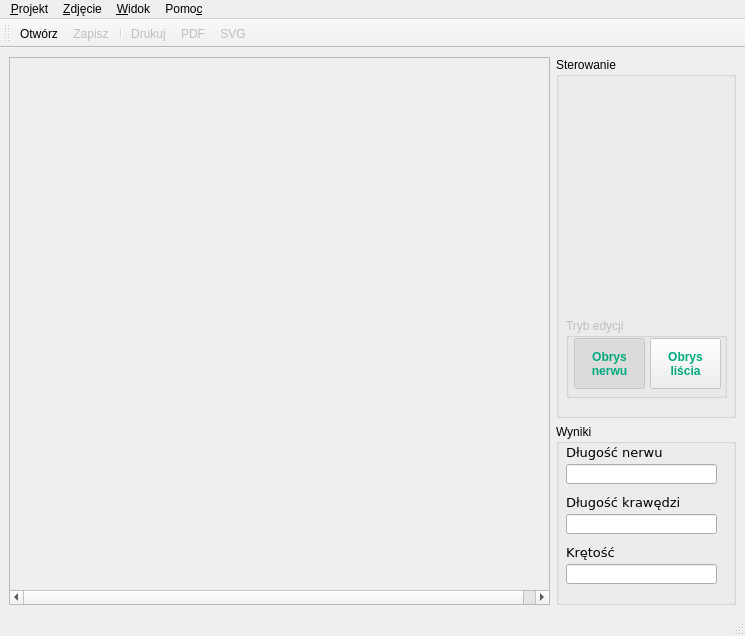
<?xml version="1.0" encoding="UTF-8"?>
<ui version="4.0">
 <class>Okno</class>
 <widget class="QMainWindow" name="Okno">
  <property name="geometry">
   <rect>
    <x>0</x>
    <y>0</y>
    <width>745</width>
    <height>636</height>
   </rect>
  </property>
  <property name="windowTitle">
   <string>MainWindow</string>
  </property>
  <widget class="QWidget" name="centralwidget">
   <layout class="QHBoxLayout" name="horizontalLayout">
    <item>
     <widget class="QScrollArea" name="scrollArea">
      <property name="widgetResizable">
       <bool>false</bool>
      </property>
      <widget class="QWidget" name="scrollAreaWidgetContents">
       <property name="geometry">
        <rect>
         <x>0</x>
         <y>0</y>
         <width>551</width>
         <height>429</height>
        </rect>
       </property>
      </widget>
     </widget>
    </item>
    <item>
     <layout class="QVBoxLayout" name="verticalLayout">
      <item>
       <widget class="QGroupBox" name="groupBox">
        <property name="sizePolicy">
         <sizepolicy hsizetype="Preferred" vsizetype="Preferred">
          <horstretch>0</horstretch>
          <verstretch>2</verstretch>
         </sizepolicy>
        </property>
        <property name="minimumSize">
         <size>
          <width>180</width>
          <height>20</height>
         </size>
        </property>
        <property name="maximumSize">
         <size>
          <width>180</width>
          <height>16777215</height>
         </size>
        </property>
        <property name="title">
         <string>Sterowanie</string>
        </property>
        <widget class="QWidget" name="verticalLayoutWidget">
         <property name="geometry">
          <rect>
           <x>10</x>
           <y>20</y>
           <width>161</width>
           <height>321</height>
          </rect>
         </property>
         <layout class="QVBoxLayout" name="verticalLayout_2">
          <property name="sizeConstraint">
           <enum>QLayout::SetDefaultConstraint</enum>
          </property>
          <item>
           <spacer name="verticalSpacer">
            <property name="orientation">
             <enum>Qt::Vertical</enum>
            </property>
            <property name="sizeType">
             <enum>QSizePolicy::Expanding</enum>
            </property>
            <property name="sizeHint" stdset="0">
             <size>
              <width>20</width>
              <height>20</height>
             </size>
            </property>
           </spacer>
          </item>
          <item>
           <widget class="QGroupBox" name="groupBox_3">
            <property name="enabled">
             <bool>false</bool>
            </property>
            <property name="sizePolicy">
             <sizepolicy hsizetype="Preferred" vsizetype="Fixed">
              <horstretch>0</horstretch>
              <verstretch>0</verstretch>
             </sizepolicy>
            </property>
            <property name="minimumSize">
             <size>
              <width>105</width>
              <height>80</height>
             </size>
            </property>
            <property name="title">
             <string>Tryb edycji</string>
            </property>
            <widget class="QPushButton" name="pushObrysNerwu">
             <property name="geometry">
              <rect>
               <x>8</x>
               <y>20</y>
               <width>71</width>
               <height>51</height>
              </rect>
             </property>
             <property name="sizePolicy">
              <sizepolicy hsizetype="Fixed" vsizetype="Fixed">
               <horstretch>0</horstretch>
               <verstretch>0</verstretch>
              </sizepolicy>
             </property>
             <property name="minimumSize">
              <size>
               <width>0</width>
               <height>41</height>
              </size>
             </property>
             <property name="font">
              <font>
               <pointsize>9</pointsize>
               <weight>75</weight>
               <bold>true</bold>
              </font>
             </property>
             <property name="styleSheet">
              <string notr="true">color:rgb(0, 170, 127)</string>
             </property>
             <property name="text">
              <string>Obrys
nerwu</string>
             </property>
             <property name="icon">
              <iconset>
               <normaloff>:/icons/NO16.png</normaloff>
               <normalon>:/icons/OK16.png</normalon>:/icons/NO16.png</iconset>
             </property>
             <property name="checkable">
              <bool>true</bool>
             </property>
             <property name="checked">
              <bool>true</bool>
             </property>
             <property name="autoExclusive">
              <bool>true</bool>
             </property>
             <property name="flat">
              <bool>false</bool>
             </property>
            </widget>
            <widget class="QPushButton" name="pushObrysLiscia">
             <property name="geometry">
              <rect>
               <x>84</x>
               <y>20</y>
               <width>71</width>
               <height>51</height>
              </rect>
             </property>
             <property name="sizePolicy">
              <sizepolicy hsizetype="Fixed" vsizetype="Fixed">
               <horstretch>0</horstretch>
               <verstretch>0</verstretch>
              </sizepolicy>
             </property>
             <property name="minimumSize">
              <size>
               <width>0</width>
               <height>41</height>
              </size>
             </property>
             <property name="font">
              <font>
               <pointsize>9</pointsize>
               <weight>75</weight>
               <bold>true</bold>
              </font>
             </property>
             <property name="styleSheet">
              <string notr="true">color:rgb(0, 170, 127)</string>
             </property>
             <property name="text">
              <string>Obrys
liścia</string>
             </property>
             <property name="icon">
              <iconset>
               <normaloff>:/icons/NO16.png</normaloff>
               <normalon>:/icons/OK16.png</normalon>:/icons/NO16.png</iconset>
             </property>
             <property name="checkable">
              <bool>true</bool>
             </property>
             <property name="checked">
              <bool>false</bool>
             </property>
             <property name="autoExclusive">
              <bool>true</bool>
             </property>
             <property name="flat">
              <bool>false</bool>
             </property>
            </widget>
           </widget>
          </item>
         </layout>
        </widget>
       </widget>
      </item>
      <item>
       <widget class="QGroupBox" name="groupBox_2">
        <property name="sizePolicy">
         <sizepolicy hsizetype="Preferred" vsizetype="Preferred">
          <horstretch>0</horstretch>
          <verstretch>1</verstretch>
         </sizepolicy>
        </property>
        <property name="minimumSize">
         <size>
          <width>180</width>
          <height>180</height>
         </size>
        </property>
        <property name="title">
         <string>Wyniki</string>
        </property>
        <widget class="QLabel" name="labelDNerwu">
         <property name="geometry">
          <rect>
           <x>10</x>
           <y>20</y>
           <width>151</width>
           <height>16</height>
          </rect>
         </property>
         <property name="font">
          <font>
           <family>Verdana</family>
           <pointsize>10</pointsize>
          </font>
         </property>
         <property name="text">
          <string>Długość nerwu</string>
         </property>
        </widget>
        <widget class="QLabel" name="labelDKrawedzi">
         <property name="geometry">
          <rect>
           <x>10</x>
           <y>70</y>
           <width>151</width>
           <height>16</height>
          </rect>
         </property>
         <property name="font">
          <font>
           <family>Verdana</family>
           <pointsize>10</pointsize>
          </font>
         </property>
         <property name="text">
          <string>Długość krawędzi</string>
         </property>
        </widget>
        <widget class="QLabel" name="labelKretosc">
         <property name="geometry">
          <rect>
           <x>10</x>
           <y>120</y>
           <width>151</width>
           <height>16</height>
          </rect>
         </property>
         <property name="font">
          <font>
           <family>Verdana</family>
           <pointsize>10</pointsize>
          </font>
         </property>
         <property name="text">
          <string>Krętość</string>
         </property>
        </widget>
        <widget class="QLineEdit" name="lineEditDNerwu">
         <property name="geometry">
          <rect>
           <x>10</x>
           <y>40</y>
           <width>151</width>
           <height>20</height>
          </rect>
         </property>
         <property name="minimumSize">
          <size>
           <width>100</width>
           <height>0</height>
          </size>
         </property>
         <property name="font">
          <font>
           <family>Verdana</family>
           <pointsize>10</pointsize>
          </font>
         </property>
         <property name="readOnly">
          <bool>true</bool>
         </property>
        </widget>
        <widget class="QLineEdit" name="lineEditDKrawedzi">
         <property name="geometry">
          <rect>
           <x>10</x>
           <y>90</y>
           <width>151</width>
           <height>20</height>
          </rect>
         </property>
         <property name="minimumSize">
          <size>
           <width>100</width>
           <height>0</height>
          </size>
         </property>
         <property name="font">
          <font>
           <family>Verdana</family>
           <pointsize>10</pointsize>
          </font>
         </property>
         <property name="readOnly">
          <bool>true</bool>
         </property>
        </widget>
        <widget class="QLineEdit" name="lineEditKretosc">
         <property name="geometry">
          <rect>
           <x>10</x>
           <y>140</y>
           <width>151</width>
           <height>20</height>
          </rect>
         </property>
         <property name="minimumSize">
          <size>
           <width>100</width>
           <height>0</height>
          </size>
         </property>
         <property name="font">
          <font>
           <family>Verdana</family>
           <pointsize>10</pointsize>
          </font>
         </property>
         <property name="readOnly">
          <bool>true</bool>
         </property>
        </widget>
       </widget>
      </item>
     </layout>
    </item>
   </layout>
  </widget>
  <widget class="QMenuBar" name="menubar">
   <property name="geometry">
    <rect>
     <x>0</x>
     <y>0</y>
     <width>745</width>
     <height>23</height>
    </rect>
   </property>
   <widget class="QMenu" name="menu_Plik">
    <property name="title">
     <string>&amp;Projekt</string>
    </property>
    <addaction name="actNowyProjekt"/>
    <addaction name="actOtworzProjekt"/>
    <addaction name="actZapiszProjekt"/>
    <addaction name="separator"/>
    <addaction name="actionKoniec"/>
   </widget>
   <widget class="QMenu" name="menu_Zdj_cie">
    <property name="title">
     <string>&amp;Zdjęcie</string>
    </property>
    <widget class="QMenu" name="menuEksport">
     <property name="enabled">
      <bool>true</bool>
     </property>
     <property name="title">
      <string>&amp;Eksport</string>
     </property>
     <addaction name="actionPNG"/>
     <addaction name="actionPDF"/>
     <addaction name="actionSVG"/>
    </widget>
    <addaction name="actionOtworzZdjecie"/>
    <addaction name="actZapiszZdjecie"/>
    <addaction name="separator"/>
    <addaction name="actionDrukuj"/>
    <addaction name="menuEksport"/>
    <addaction name="separator"/>
   </widget>
   <widget class="QMenu" name="menu_Pomoc">
    <property name="title">
     <string>Pomo&amp;c</string>
    </property>
    <addaction name="actionOProgramie"/>
    <addaction name="actionOQt"/>
   </widget>
   <widget class="QMenu" name="menu_Widok">
    <property name="title">
     <string>&amp;Widok</string>
    </property>
    <addaction name="actionPowieksz"/>
    <addaction name="actionZmniejsz"/>
    <addaction name="actionOryginalny"/>
   </widget>
   <addaction name="menu_Plik"/>
   <addaction name="menu_Zdj_cie"/>
   <addaction name="menu_Widok"/>
   <addaction name="menu_Pomoc"/>
  </widget>
  <widget class="QStatusBar" name="statusbar"/>
  <widget class="QToolBar" name="toolBar">
   <property name="windowTitle">
    <string>toolBar</string>
   </property>
   <attribute name="toolBarArea">
    <enum>TopToolBarArea</enum>
   </attribute>
   <attribute name="toolBarBreak">
    <bool>false</bool>
   </attribute>
   <addaction name="actionOtworzZdjecie"/>
   <addaction name="actZapiszZdjecie"/>
   <addaction name="separator"/>
   <addaction name="actionDrukuj"/>
   <addaction name="actionPDF"/>
   <addaction name="actionSVG"/>
  </widget>
  <action name="actOtworzProjekt">
   <property name="enabled">
    <bool>false</bool>
   </property>
   <property name="text">
    <string>&amp;Otwórz</string>
   </property>
   <property name="shortcut">
    <string>Ctrl+Shift+O</string>
   </property>
  </action>
  <action name="actZapiszProjekt">
   <property name="enabled">
    <bool>false</bool>
   </property>
   <property name="text">
    <string>&amp;Zapisz</string>
   </property>
  </action>
  <action name="actionOtworzZdjecie">
   <property name="icon">
    <iconset>
     <normaloff>:/icons/open.png</normaloff>:/icons/open.png</iconset>
   </property>
   <property name="text">
    <string>&amp;Otwórz</string>
   </property>
   <property name="toolTip">
    <string>Otwórz zdjęcie</string>
   </property>
   <property name="shortcut">
    <string>Ctrl+O</string>
   </property>
  </action>
  <action name="actZapiszZdjecie">
   <property name="enabled">
    <bool>false</bool>
   </property>
   <property name="icon">
    <iconset>
     <normaloff>:/icons/save.png</normaloff>:/icons/save.png</iconset>
   </property>
   <property name="text">
    <string>&amp;Zapisz</string>
   </property>
   <property name="shortcut">
    <string>Ctrl+S</string>
   </property>
  </action>
  <action name="actionOProgramie">
   <property name="text">
    <string>&amp;O programie</string>
   </property>
   <property name="shortcut">
    <string>F1</string>
   </property>
  </action>
  <action name="actionOQt">
   <property name="text">
    <string>O &amp;Qt</string>
   </property>
   <property name="shortcut">
    <string>Ctrl+F1</string>
   </property>
  </action>
  <action name="actionDrukuj">
   <property name="enabled">
    <bool>false</bool>
   </property>
   <property name="icon">
    <iconset>
     <normaloff>:/icons/print.png</normaloff>:/icons/print.png</iconset>
   </property>
   <property name="text">
    <string>&amp;Drukuj</string>
   </property>
   <property name="shortcut">
    <string>Ctrl+P</string>
   </property>
  </action>
  <action name="actionPDF">
   <property name="enabled">
    <bool>false</bool>
   </property>
   <property name="icon">
    <iconset>
     <normaloff>:/icons/print_pdf.png</normaloff>:/icons/print_pdf.png</iconset>
   </property>
   <property name="text">
    <string>&amp;PDF</string>
   </property>
  </action>
  <action name="actionSVG">
   <property name="enabled">
    <bool>false</bool>
   </property>
   <property name="icon">
    <iconset>
     <normaloff>:/icons/print_svg.png</normaloff>:/icons/print_svg.png</iconset>
   </property>
   <property name="text">
    <string>&amp;SVG</string>
   </property>
  </action>
  <action name="actionPNG">
   <property name="enabled">
    <bool>false</bool>
   </property>
   <property name="text">
    <string>PN&amp;G</string>
   </property>
  </action>
  <action name="actionKoniec">
   <property name="text">
    <string>&amp;Koniec</string>
   </property>
   <property name="toolTip">
    <string>Kończy program</string>
   </property>
   <property name="statusTip">
    <string>Koniec programu</string>
   </property>
   <property name="shortcut">
    <string>Ctrl+Q</string>
   </property>
  </action>
  <action name="actNowyProjekt">
   <property name="enabled">
    <bool>false</bool>
   </property>
   <property name="icon">
    <iconset>
     <normaloff>:/icons/new.png</normaloff>:/icons/new.png</iconset>
   </property>
   <property name="text">
    <string>&amp;Nowy</string>
   </property>
   <property name="shortcut">
    <string>Ctrl+Shift+N</string>
   </property>
  </action>
  <action name="actionRozmiar">
   <property name="text">
    <string>Rozmiar</string>
   </property>
  </action>
  <action name="actionPowieksz">
   <property name="text">
    <string>&amp;Powiększ</string>
   </property>
   <property name="shortcut">
    <string>+</string>
   </property>
  </action>
  <action name="actionZmniejsz">
   <property name="text">
    <string>&amp;Zmniejsz</string>
   </property>
   <property name="shortcut">
    <string>-</string>
   </property>
  </action>
  <action name="actionOryginalny">
   <property name="text">
    <string>&amp;Oryginalny</string>
   </property>
   <property name="shortcut">
    <string>=</string>
   </property>
  </action>
 </widget>
 <resources/>
 <connections/>
</ui>
